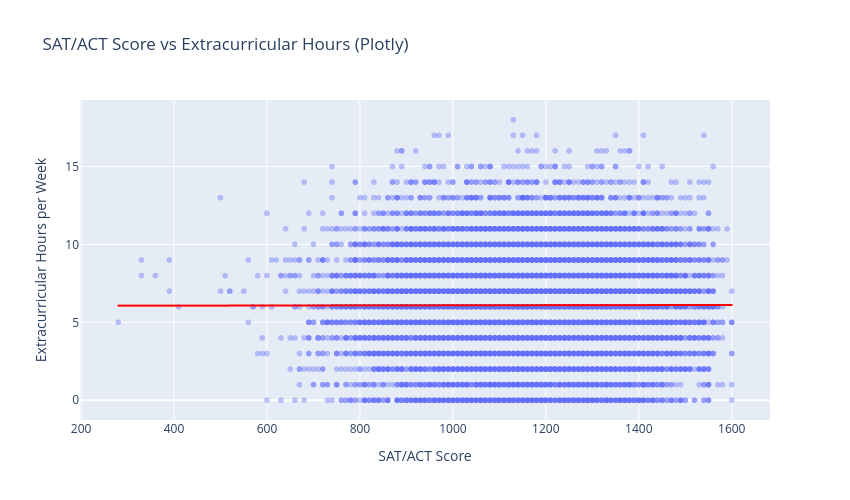

Notebook code cell kept with this figure:
### Markdown cell above
### 3c. Plotly (interactive)

### Code cell
# Plotly scatter plot with a straight trendline added by trendline='ols'
fig = px.scatter(df, x='SAT_ACT', y='Extracurricular_Hours', opacity=0.4,
                 trendline='ols', trendline_color_override='red',
                 labels={'SAT_ACT': 'SAT/ACT Score', 'Extracurricular_Hours': 'Extracurricular Hours per Week'},
                 title='SAT/ACT Score vs Extracurricular Hours (Plotly)', width=850, height=500)
fig.show()

### Figure 1 — Plotly figure (JSON) as saved in the notebook; plotly's stock layout.template omitted (floating-point values rounded to 4 significant figures; data arrays with more than 128 entries replaced by an {"elided": "..."} marker saying what was removed)
{"data": [{"hovertemplate": "SAT/ACT Score=%{x}<br>Extracurricular Hours per Week=%{y}<extra></extra>", "legendgroup": "", "marker": {"color": "#636efa", "opacity": 0.4, "symbol": "circle"}, "mode": "markers", "name": "", "showlegend": false, "type": "scattergl", "x": {"elided": "17339 int values"}, "xaxis": "x", "y": {"elided": "17339 int values"}, "yaxis": "y"}, {"hovertemplate": "<b>OLS trendline</b><br>Extracurricular_Hours = 3.56734e-05 * SAT_ACT + 6.05846<br>R<sup>2</sup>=0.000004<br><br>SAT/ACT Score=%{x}<br>Extracurricular Hours per Week=%{y} <b>(trend)</b><extra></extra>", "legendgroup": "", "line": {"color": "red"}, "marker": {"color": "#636efa", "symbol": "circle"}, "mode": "lines", "name": "", "showlegend": false, "type": "scattergl", "x": {"elided": "17339 int values"}, "xaxis": "x", "y": {"elided": "17339 float values"}, "yaxis": "y"}], "layout": {"height": 500, "legend": {"tracegroupgap": 0}, "title": {"text": "SAT/ACT Score vs Extracurricular Hours (Plotly)"}, "width": 850, "xaxis": {"anchor": "y", "domain": [0, 1], "title": {"text": "SAT/ACT Score"}}, "yaxis": {"anchor": "x", "domain": [0, 1], "title": {"text": "Extracurricular Hours per Week"}}}}
